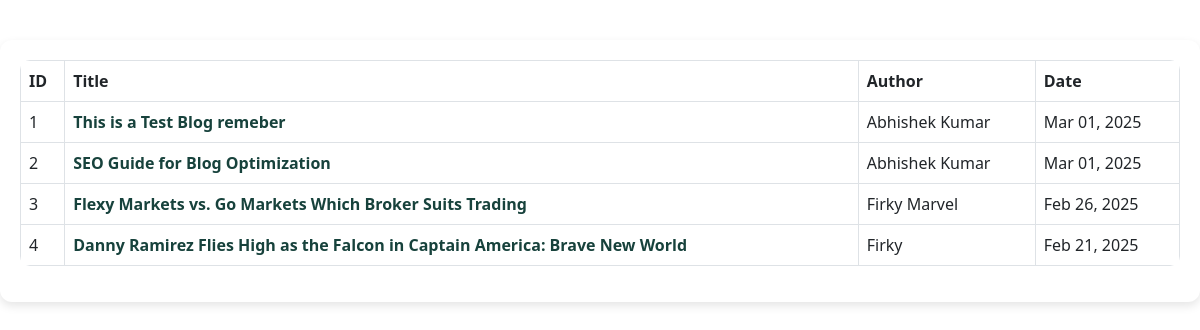
/blog/blog.php, run on the app's committed database.
### tables this page shows
CREATE TABLE `blogs` (
  `id` int(11) NOT NULL,
  `title` varchar(255) NOT NULL,
  `seo_slug` varchar(255) NOT NULL,
  `status` enum('published','draft') NOT NULL,
  `views` int(11) DEFAULT 0,
  `created_at` timestamp NOT NULL DEFAULT current_timestamp(),
  `content` text NOT NULL,
  `author` varchar(255) NOT NULL,
  `featured_image` varchar(255) NOT NULL,
  `tags` varchar(255) NOT NULL
);

### blog/blog.php (the view, shortened to what this page needs)
<?php
include '../config/db.php';
$sql = "SELECT * FROM blogs ORDER BY created_at DESC";
$blog = $conn->query($sql);
$sn = 1;
?>
<!DOCTYPE html>
<html lang="en">
<head>
    <link rel="stylesheet" href="https://cdn.jsdelivr.net/npm/bootstrap@5.3.0/dist/css/bootstrap.min.css">
</head>
<body>
    <div class="table-container">
        <table class="table table-bordered table-hover">
            <thead>
                <tr>
                    <th>ID</th>
                    <th>Title</th>
                    <th>Author</th>
                    <th>Date</th>
                </tr>
            </thead>
            <tbody>
                <?php
                if ($blog->num_rows > 0) {
                    while($row = $blog->fetch_assoc()) {
                        echo "<tr>";
                        echo "<td>" . $sn++ . "</td>";
                        echo "<td><a href='../admin/dashboard.php?view=post&id=" . $row['id'] . "' class='post-title-link'>" . $row['title'] . "</a></td>";
                        echo "<td>" . $row["author"] . "</td>";
                        echo "<td>" . date("M d, Y", strtotime($row["created_at"])) . "</td>";
                        echo "</tr>";
                    }
                } else {
                    echo "<tr><td colspan='4' class='text-center'>No results found</td></tr>";
                }
                ?>
            </tbody>
        </table>
    </div>
</body>
</html>

### blog/blog.php (style rules this page uses)
.table-container { max-width: 100%; margin: 40px auto; background: white; padding: 20px; border-radius: 12px; box-shadow: 0 4px 10px rgba(0, 0, 0, 0.1); }
table { border-collapse: collapse; width: 100%; overflow: hidden; border-radius: 10px; }
thead { color: white; }
tbody tr { transition: 0.3s; }
td { vertical-align: middle; }
.post-title-link { font-weight: bold; color: #17423C; text-decoration: none; transition: color 0.3s, text-decoration 0.3s; }

### data on the page
blogs: title "This is a Test Blog remeber", author "Abhishek Kumar", created_at "Mar 01, 2025"
blogs: title "SEO Guide for Blog Optimization", author "Abhishek Kumar", created_at "Mar 01, 2025"
blogs: title "Flexy Markets vs. Go Markets Which Broker Suits Trading", author "Firky Marvel", created_at "Feb 26, 2025"
blogs: title "Danny Ramirez Flies High as the Falcon in Captain America: Brave New World", author "Firky", created_at "Feb 21, 2025"
